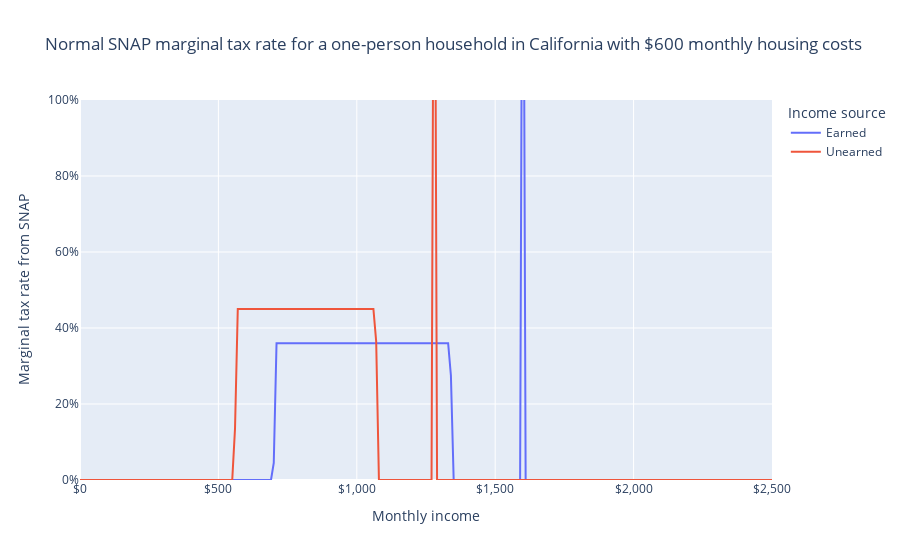

Write notebook code for a chart like this one.
### Markdown cell above
Without emergency allotments, the marginal tax rates remain at 36% and 45% for earned and unearned income, respectively, over larger income ranges.

### Code cell
fig = px.line(
    emp_div_df[emp_div_df.allotment == "Normal"],
    "income",
    "mtr",
    color="income_source",
    labels=LABELS,
    title="Normal SNAP marginal tax rate for a one-person household in California with $600 monthly housing costs",
)
fig.update_layout(
    xaxis_tickformat="$,", yaxis_tickformat=".0%", yaxis_range=[0, 1]
)
fig.show()

### Figure 1 — Plotly figure (JSON) as saved in the notebook; plotly's stock layout.template omitted (floating-point values rounded to 4 significant figures; data arrays with more than 128 entries replaced by an {"elided": "..."} marker saying what was removed)
{"data": [{"hovertemplate": "Income source=Earned<br>Monthly income=%{x}<br>Marginal tax rate from SNAP=%{y}<extra></extra>", "legendgroup": "Earned", "line": {"color": "#636efa", "dash": "solid"}, "marker": {"symbol": "circle"}, "mode": "lines", "name": "Earned", "orientation": "v", "showlegend": true, "type": "scatter", "x": {"elided": "251 int values"}, "xaxis": "x", "y": {"elided": "251 float values"}, "yaxis": "y"}, {"hovertemplate": "Income source=Unearned<br>Monthly income=%{x}<br>Marginal tax rate from SNAP=%{y}<extra></extra>", "legendgroup": "Unearned", "line": {"color": "#EF553B", "dash": "solid"}, "marker": {"symbol": "circle"}, "mode": "lines", "name": "Unearned", "orientation": "v", "showlegend": true, "type": "scatter", "x": {"elided": "251 int values"}, "xaxis": "x", "y": {"elided": "251 float values"}, "yaxis": "y"}], "layout": {"legend": {"title": {"text": "Income source"}, "tracegroupgap": 0}, "title": {"text": "Normal SNAP marginal tax rate for a one-person household in California with $600 monthly housing costs"}, "xaxis": {"anchor": "y", "domain": [0, 1], "tickformat": "$,", "title": {"text": "Monthly income"}}, "yaxis": {"anchor": "x", "domain": [0, 1], "range": [0, 1], "tickformat": ".0%", "title": {"text": "Marginal tax rate from SNAP"}}}}
